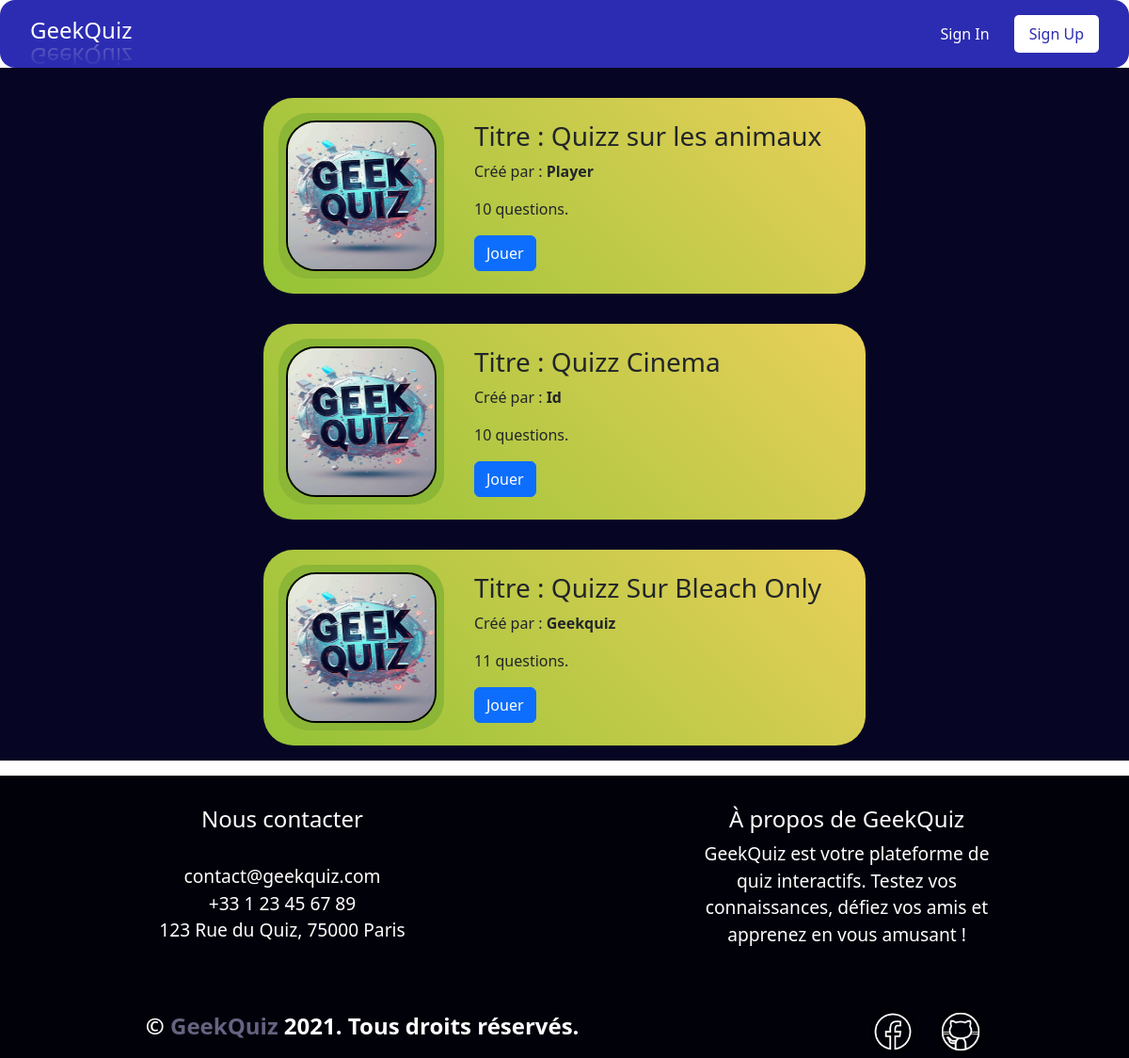
Page /list.php on the committed database.
### tables this page shows
CREATE TABLE IF NOT EXISTS `quizzes` (
  `id` int(11) NOT NULL AUTO_INCREMENT,
  `name` varchar(255) NOT NULL,
  `user_id` int(11) NOT NULL,
  PRIMARY KEY (`id`)
);

CREATE TABLE IF NOT EXISTS `formulaire` (
  `id` int(11) NOT NULL AUTO_INCREMENT,
  `username` varchar(255) NOT NULL,
  `email` varchar(255) NOT NULL,
  `password` varchar(255) NOT NULL,
  PRIMARY KEY (`id`)
);

### list.php (the view, shortened to what this page needs)
<?php
require 'database.php';
$stmt = $pdo->prepare("SELECT quizzes.id, quizzes.name, formulaire.username, quizzes.user_id FROM quizzes JOIN formulaire ON quizzes.user_id = formulaire.id");
$stmt->execute();
$quizzes = $stmt->fetchAll(PDO::FETCH_ASSOC);
?>
<!DOCTYPE html>
<html lang="en">
<head>
    <link rel="stylesheet" href="assets/css/style.css">
    <link rel="stylesheet" href="assets/css/header.css">
    <link rel="stylesheet" href="assets/css/list.css">
    <link rel="stylesheet" href="assets/css/respoheader.css">
    <link href="https://cdn.jsdelivr.net/npm/bootstrap@5.3.3/dist/css/bootstrap.min.css" rel="stylesheet">
</head>
<body>
    <?php require 'header.php'; ?>
    <main>
        <div class="myquiz">
        <?php
        if (isset($quizzes) && is_array($quizzes)) {
            foreach ($quizzes as $quiz) {
                $quizId = $quiz['id'];
                $sql = "SELECT COUNT(*) AS nombre_questions FROM questions WHERE quiz_id = ?";
                $stmt = $pdo->prepare($sql);
                $stmt->execute([$quizId]);
                $resultat = $stmt->fetch(PDO::FETCH_ASSOC);
                if ($resultat) {
                    $nombreQuestions = $resultat['nombre_questions'];
                } else {
                    $nombreQuestions = 0;
                }
                echo "<div class='quiz-container'>";
                echo "<div class='image-create'>
                <img src='assets/images/geek.webp' alt='creator image' title='GeekQuiz'>
                </div>
                <div>
                <h3> Titre : " . htmlspecialchars($quiz['name']) . "</h3>
                <p>Créé par : <span style='text-transform : capitalize; font-weight: 600;'>" . htmlspecialchars($quiz['username']) . "</span></p>
                <p>" . $nombreQuestions . " questions.</p>";
                if (isset($_SESSION['id']) && $_SESSION['id'] == $quiz['user_id']) {
                    echo "<div class='quiz-actions'>
                    <a href='made_quiz.php?id=" . $quiz['id'] . "' class='btn btn-primary'>Jouer</a>
                    <a href='modif.php?id=" . $quiz['id'] . "' class='btn btn-secondary'>Modifier</a>
                            <form method='POST' action='delete.php' style='display:inline;'>
                                <input type='hidden' name='quiz_id' value='" . $quiz['id'] . "'>
                                <button type='submit' class='btn btn-danger' onclick='return confirm(\"Êtes-vous sûr de vouloir supprimer ce quiz ?\");'>Supprimer</button>
                                </form>
                          </div>";
                        } else {
                    echo "<div class='quiz-actions'>
                            <a href='made_quiz.php?id=" . $quiz['id'] . "' class='btn btn-primary'>Jouer</a>
                            <a href='modif.php?id=" . $quiz['id'] . "' class='btn btn-secondary hide'>Modifier</a>
                            <form class='hide' method='POST' action='delete.php' style='display:inline;'>
                            <input type='hidden' name='quiz_id' value='" . $quiz['id'] . "'>
                                <button type='submit' class='btn btn-danger' onclick='return confirm(\"Êtes-vous sûr de vouloir supprimer ce quiz ?\");'>Supprimer</button>
                            </form>
                          </div>";
                }
                echo "</div>";
                echo "</div>";
            }
        } else {
            echo "<p>Erreur : Impossible de charger la liste des quiz.</p>";
        }
        ?>
        </div>
    </main>
    <?php require 'footer1.php'; ?>
</body>
</html>

### header.php (shortened to what this page needs)
<header >
    <div class="navigation">
        <a style="text-decoration: none" href="index.php">
            <h1 class="nav-title">GeekQuiz</h1>
        </a>
        <div class="auth-buttons">
        <?php
        if (isset($_SESSION['userIsLoggedIn']) && $_SESSION['userIsLoggedIn']) {
            echo '<span class="user"><ion-icon class="profile" name="person-circle-outline"></ion-icon>' . htmlspecialchars($_SESSION['username']) .'</span>';
            echo '<a href="logout.php"><button class="sign-out">Se déconnecter</button></a>';
        } else {
            echo '<a href="login.php"><button class="sign-in">Sign In</button></a>';
            echo '<a href="sign.php"><button class="sign-up">Sign Up</button></a>';
        }
        ?>
        </div>
    </div>
</header>

### footer1.php
<footer>
    <div class="container-footer">
        <div class="dist">
            <h4>Nous contacter</h4><br>
                <ul style="font-size: 1.2em;" class="list-unstyled">
                    <li> contact@geekquiz.com</li>
                    <li> +33 1 23 45 67 89</li>
                    <li> 123 Rue du Quiz, 75000 Paris</li>
                </ul>
        </div>
        <div class="dist">
            <h4>À propos de GeekQuiz</h4>
            <p style="font-size: 1.2em;">GeekQuiz est votre plateforme de quiz interactifs. Testez vos connaissances, défiez vos amis et apprenez en vous amusant !</p><br>
        </div>
    </div>
    <div class="copyright">
        <div>
            <p>&copy; <span>GeekQuiz </span>2021. Tous droits réservés.</p>
        </div>
        <div class="div-link">
            <a class="foot-link" target="_blanc" href="https://www.facebook.com/profile.php?id=61560523441372"><img src="assets/images/face.png" alt="Facebook"></a>
            <a class="foot-link" target="_blanc" href="https://github.com/arcanoecole-It1/workspace"><img src="assets/images/git2.png" alt="Github"></a>
        </div>
    </div>
</footer>

### assets/css/style.css (style rules this page uses)
.navigation h1 { -webkit-box-reflect: below 0px linear-gradient(transparent, #0004); }
footer img { width: 2em; height: auto; }
main { background-color: #060624; margin-bottom: 1em; padding-bottom: 1em; }
footer { display: flex; flex-direction: column; background-color: #01010a; color: white; }
.container-footer { display: flex; flex-direction: row; justify-content: space-around; padding-top: 2em ; text-align: center; }
.dist { width: 20em; height: auto; }
.copyright { display: flex; flex-direction: row; justify-content: space-around; padding-top: 1em ; font-weight: 600; font-size: 1.5em; }
footer span { Color : #666280; }
.div-link { display: flex; justify-content: space-around; gap: 1em; }

### assets/css/header.css (style rules this page uses)
.navigation { width: 100%; height: auto; position: relative; display: flex; justify-content: space-between; align-items: center; background-color: #2c2cb2; border-radius: 1em; padding: 1em 2em; }
.nav-title { color: white; font-size: 1.5em; margin-right: 20px; }
.auth-buttons { display: flex; gap: 10px; align-items: center; }
.auth-buttons button { padding: 8px 16px; border: none; border-radius: 5px; cursor: pointer; transition: 0.3s; }
.sign-in { background-color: transparent; color: white; border: 1px solid white; }
.sign-up { background-color: white; color: #2c2cb2; }

### assets/css/list.css (style rules this page uses)
.myquiz { display: flex; flex-direction: column-reverse; justify-content: center; align-items: center; gap: 2em; padding-top: 2em; }
.quiz-container { padding: 1em; background: linear-gradient(45deg ,#94c336 , #ead05a) ; border-radius: 2em; display: flex; flex-direction: row; gap: 2em; width: 40em; align-items: center; transition: all 0.4s ease-in-out; }
img { width: 10em; height: 10em; border-radius: 2em; border: 2px solid black; }
.image-create { padding: 0.5em; border: none; background-color: #8bb636; border-radius: 2em; width: fit-content; }

### rows in the picture
quizzes: name "Quizz Sur Bleach Only", user.username "Geekquiz", nombreQuestions "11"
quizzes: name "Quizz Cinema", user.username "Id", nombreQuestions "10"
quizzes: name "Quizz sur les animaux", user.username "Player", nombreQuestions "10"
